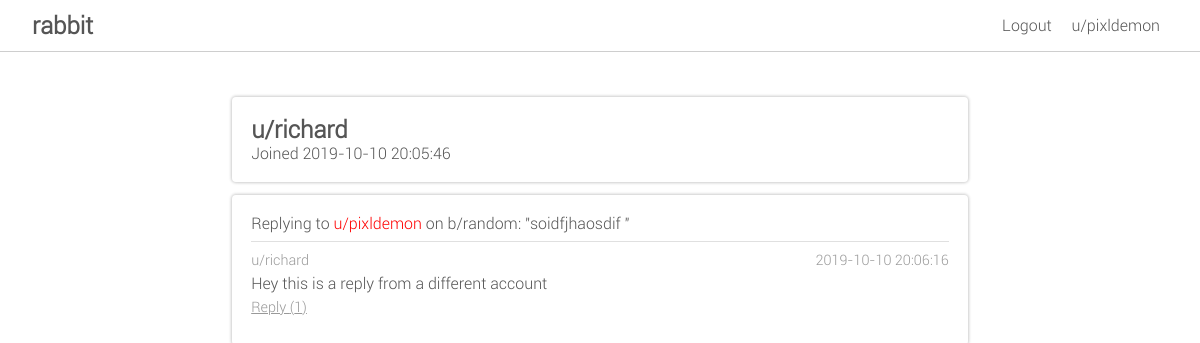
Screenshot of /u/richard (signed in) with the database file from the repository.
### database.py (models this page shows, shortened)
class User(db.Model):
	__tablename__ = "user"
	id = db.Column(db.Integer, primary_key=True)
	username = db.Column(db.String(80), unique=True, nullable=False)
	email = db.Column(db.String(120), unique=True, nullable=False)
	password = db.Column(db.String(100), nullable=False)
	type = db.Column(db.String(50), nullable=False, server_default="user")
	registration_date = db.Column(db.DateTime, server_default=db.func.now())

class Submission(db.Model):
	__tablename__ = "submission"
	id = db.Column(db.Integer, primary_key=True)
	author_id = db.Column(db.Integer, ForeignKey("user.id"), nullable=False)
	board_id = db.Column(db.Integer, ForeignKey("board.id"), nullable=False)
	parent_id = db.Column(db.Integer, ForeignKey("submission.id"))
	original_post_id = db.Column(db.Integer, ForeignKey("submission.id"))
	creation_date = db.Column(db.DateTime, server_default=db.func.now())
	title = db.Column(db.String(200))
	body = db.Column(db.Text)
	author = db.relationship("User", backref=db.backref("submissions", lazy=True))
	board = db.relationship("Board", backref=db.backref("submissions", lazy=True))
	children = db.relationship("Submission", backref=db.backref("parent", remote_side=[id], foreign_keys=[parent_id], lazy=True), primaryjoin="Submission.id == Submission.parent_id")
	replies = db.relationship("Submission", backref=db.backref("original_post", remote_side=[id], foreign_keys=[original_post_id], lazy=True), primaryjoin="Submission.original_post_id == Submission.id")

class Board(db.Model):
	__tablename__ = "board"
	id = db.Column(db.Integer, primary_key = True)
	name = db.Column(db.String(80), nullable=False, unique=True)
	creator_id = db.Column(db.Integer, ForeignKey("user.id"), nullable=False)
	creation_date = db.Column(db.DateTime, server_default=db.func.now())
	creator = db.relationship("User", backref=db.backref("created_boards", lazy=True))

### routes.py (the view)
@routes.route("/u/<string:username>")
def view_profile(username):
	user = select(User, username=username)
	return render_template("profile.html", user=user, submissions=user.submissions)

### database.py (called while the page is built)
def select(table, multiple=False, **kwargs):
	data = table.query.filter_by(**kwargs)
	return data.first() if not multiple else data.all()

### templates/profile.html (shortened to what this page needs)
{% extends "main.html" %}
{% from "includes/_post_helpers.html" import render_post, render_comment, render_user %}
{% block body %}
<div class="profile">
	<div>
		<h2>u/{{ user.username }}</h2>
	</div>
	<p>Joined {{ user.registration_date }}</p>
</div>
<div class="feed">
	{% for submission in submissions %}
	{% if submission.board_id != 0 %}
	{{ render_post(submission, expand_thread=False) }}
	{% else %}
	<div class="post">
		<div>
			Replying to {{ render_user(submission.parent.author) }} on <a href="/b/{{ submission.original_post.board.name }}">b/{{ submission.original_post.board.name }}</a>:
			"{{ submission.parent.title if (submission.parent.board_id != 0) else (submission.parent.body|truncate(50, end="...")) }}"
		</div>
		{{ render_comment(submission, expand_thread=False) }}
	</div>
	{% endif %}
	{% endfor %}
</div>
{% endblock %}

### templates/includes/_post_helpers.html (shortened to what this page needs)
{% from "includes/_form_helpers.html" import render_field %}
{% macro render_comment(comment, target_id, comment_form, expand_thread=True) %}
<div class="reply">
	<div class="comment">
		<div class="post-titlebar">
			{{ render_user(comment.author) }}
			<span>{{ comment.creation_date }}</span>
		</div>
		<div class="comment-body">
			{{ comment.body }}
		</div>
		<div class="comment-footer">
			<a href="/reply/{{ comment.id }}">Reply
				{% if not expand_thread %}({{ comment.children|length }}){% endif %}</a>
		</div>
	</div>
</div>
{% endmacro %}
{% macro render_user(user) %}
<span>
	<a class="user" data-rank="{{ user.type }}" href="/u/{{ user.username }}">u/{{ user.username }}</a>
</span>
{% endmacro %}

### static/css/styles.css (style rules this page uses)
:root { --primary-color: #fff; --secondary-color: #3d3; --secondary-color-highlight: #4e4; --text-color: #555; --text-color-highlight: #999; --border-radius: 4px; --border-color: rgb(206, 206, 206); }
* { margin: 0; padding: 0; box-sizing: border-box !important; font-family: roboto; }
body { min-height: 100vh; background-color: var(--primary-color); color: var(--text-color); }
.post, .profile, .btn-primary:hover, .textarea { box-shadow: 0px 0px 3px 1px rgba(0,0,0,0.2); }
.post, .profile { padding: 1.2em; margin: .8em 0; border-radius: var(--border-radius); }
.profile > div { display: flex; align-items: baseline; }
.post-titlebar { color: var(--text-color-highlight); }
.post-titlebar, .post-titlebar > div, .comment-footer { font-size: 0.9em; display: flex; justify-content: space-between; align-items: center; }
.user[data-rank="admin"] { color: red; }
.comment { margin: .6em 0; }
.comment-body, .post-body { margin: .35em 0; }
.comment-footer > a { color: var(--text-color-highlight); text-decoration: underline; }
.reply:not(:first-child)::before { content: ""; display: block; position: relative; height: 1px; border: none; outline: none; margin: .5rem 0; opacity: 0.3; background-color: var(--text-color-highlight); }
a { display: inline-block; text-decoration: none; color: inherit; }

### rows the page displays
User: username "richard", registration_date "2019-10-10 20:05:46"
Submission: original_post.board.name "random", parent "soidfjhaosdif", creation_date "2019-10-10 20:06:16", body "Hey this is a reply from a different account", children|length "1"
User: username "pixldemon"

### other values shown
{{ session.username }} "pixldemon"
